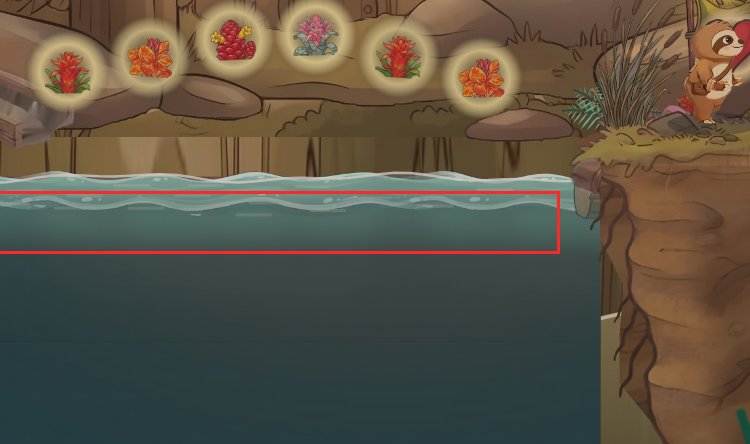
#> input picture reference/polish-report/clean-sweep/repeat_copy_paste_pixels_repeating_pixels_in_code_path_grad_lin.jpg, 750 x 444 px, given in place of _pixels_repeating_pixels_in_code_path_grad_lin.jpg-near.webp, which was not available
$ python -i wire_grounds.py   (imports and definitions only)
#> lines starting #> are read from the running program, lines starting #| are printed output that depends on the picture; after the words box and inside, x2 and y2 are one past the last pixel; in counts of white or black regions, pixels touching at a corner belong together; pictures that were not available may be replaced by others from this repository, and a replacement may not be noted
"""The painted ground strips into the game: key the grey above each world's pick, find its walk line (where the ground is solid across most
of the strip), save src/assets/story/ground/w<N>.webp (1600 wide) and write the lines into src/game/storyGround.ts.

    python3 -I tools/art/storyart/wire_grounds.py <dir> '{"1": "gr-w1-s40", ...}'
"""
import json, re, sys
from pathlib import Path
import numpy as np
from PIL import Image, ImageFilter

REPO = Path(__file__).resolve().parents[3]


def band_alpha(world, W=2048, H=512, line=0.3):
    """the alpha of the near backdrop's floor band exactly where starts.py band() put it"""
#> called with W = 2048, H = 512, line = 0.3
    im = Image.open(REPO / f'src/assets/backdrops/w{world}-near.webp').convert('RGBA')
    r = im.resize((W, round(im.height * W / im.width)), Image.LANCZOS)
    bh = round(H * (1 - line)) + 40
    b = r.crop((0, r.height - bh, W, r.height)).split()[3]
#> b: PIL image 2048x398 L; every value is 255
    out = Image.new('L', (W, H), 0)
#> out: PIL image 2048x512 L; every value is 0
    out.paste(b, (0, H - bh))
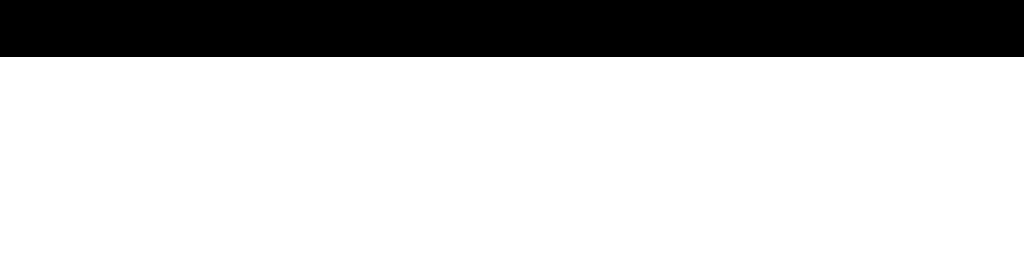
#> out: PIL image 2048x512 L (shown at 1/2 size); 77.7% white; 1 black region, box (x1, y1, x2, y2) and area: (0, 0, 2048, 114) 233472
    out = out.filter(ImageFilter.MaxFilter(5))
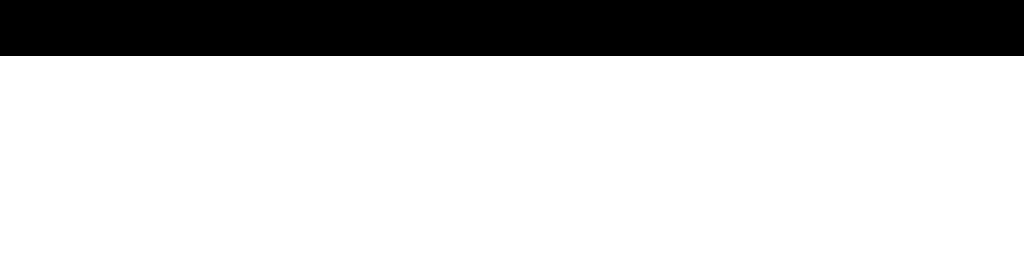
#> out: PIL image 2048x512 L (shown at 1/2 size); 78.1% white; 1 black region, box (x1, y1, x2, y2) and area: (0, 0, 2048, 112) 229376
    a = np.asarray(out, np.float32) / 255
    # (where the band was cut from the backdrop it would end in a ruler-straight edge: its top 90 px melt away instead)
    top = H - bh
    ramp = np.clip((np.arange(H) - top) / 90.0, 0, 1)[:, None]
    return a * ramp
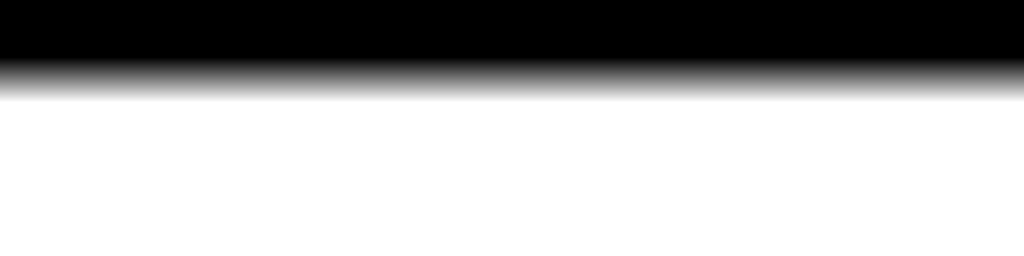
#> returned value: shape (512, 2048) float64 (shown at 1/2 size); min 0, max 1, mean 0.688


def main():
    src = Path(sys.argv[1])
    picks = json.loads(sys.argv[2])
    out = REPO / 'src/assets/story/ground'
    out.mkdir(parents=True, exist_ok=True)
    lines = {}
    for w, stem in picks.items():
        p = next(q for q in src.iterdir() if q.stem == stem)
        g = np.asarray(Image.open(p).convert('RGB'), np.float32)
        bg = np.median(g[:12].reshape(-1, 3), 0)
        d = np.sqrt(((g - bg) ** 2).sum(-1))
        d = np.maximum(d, (g.max(-1) - g.min(-1)) * 2.2)
        a = np.clip((d - 16) / 30, 0, 1)
        # (only the grey above the ground goes: below the first solid row of each column everything is ground)
        solid = a > 0.9
        first = np.argmax(solid, 0)
        rows = np.arange(a.shape[0])[:, None]
        a = np.where(rows > first[None, :] + 6, 1.0, a)
        # (the near backdrop the strip was painted from is cut out round its plants and rocks: that outline, where the start put it, is the
        # strip's outline too, so the far backdrop shows between the plants instead of the colour the holes were filled with)
        a0 = band_alpha(int(w), g.shape[1], g.shape[0])
        a = np.minimum(a, a0)
        a = np.asarray(Image.fromarray((a * 255).astype(np.uint8)).filter(ImageFilter.GaussianBlur(1.2)), np.float32) / 255
        aa = np.maximum(a, 0.2)[..., None]
        rgb = np.clip(bg + (g - bg) / aa, 0, 255)
        rgb = np.where(a[..., None] > 0.98, g, rgb)
        im = Image.fromarray(np.dstack([rgb, a * 255]).astype(np.uint8), 'RGBA')
        # the walk line: the row by which 70% of the columns are solid, a little below it so the feet sink into the tufts
        first = np.argmax(a > 0.9, 0)
        line = float(np.percentile(first, 70) + 10) / a.shape[0]
        im = im.resize((1600, round(im.height * 1600 / im.width)), Image.LANCZOS)
        im.save(out / f'w{w}.webp', 'WEBP', quality=88, method=6)
        lines[int(w)] = round(line, 3)
        print(w, stem, 'line', lines[int(w)], (out / f'w{w}.webp').stat().st_size)
    ts = (REPO / 'src/game/storyGround.ts').read_text()
    cur = {int(k): float(v) for k, v in re.findall(r'(\d+): ([\d.]+)', ts[ts.index('GROUND_LINE'):ts.index('};', ts.index('GROUND_LINE'))])}
    cur.update(lines)
    body = ', '.join(f'{k}: {v}' for k, v in sorted(cur.items()))
    ts = re.sub(r'export const GROUND_LINE: Record<number, number> = \{[^}]*\};', f'export const GROUND_LINE: Record<number, number> = {{ {body} }};', ts)
    (REPO / 'src/game/storyGround.ts').write_text(ts)


# [2 lines not run here, left out]

>>> result = band_alpha('../../../reference/polish-report/clean-sweep/repeat_copy_paste_pixels_repeating_pixels_in_code_path_grad_lin.jpg')
